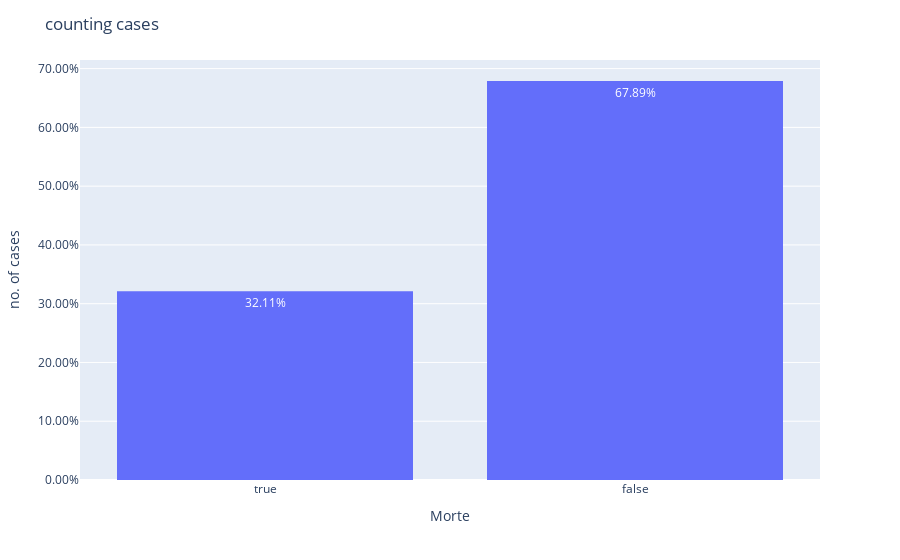

This figure's notebook cell:
### Code cell
fig = px.histogram(df, x=target, text_auto=True, histnorm = "percent")
fig.update_layout(title="counting cases", xaxis_title=target,\
                  yaxis_title="no. of cases",legend_title="target", font=dict(size=12), yaxis={"ticksuffix":"%","tickformat":".2f" })

fig.show()

### Figure 1 — Plotly figure (JSON) as saved in the notebook; plotly's stock layout.template omitted (floating-point values rounded to 4 significant figures; data arrays with more than 128 entries replaced by an {"elided": "..."} marker saying what was removed)
{"data": [{"alignmentgroup": "True", "bingroup": "x", "histnorm": "percent", "hovertemplate": "Morte=%{x}<br>percent=%{y}<extra></extra>", "legendgroup": "", "marker": {"color": "#636efa", "pattern": {"shape": ""}}, "name": "", "offsetgroup": "", "orientation": "v", "showlegend": false, "texttemplate": "%{value}", "type": "histogram", "x": {"elided": "299 bool values"}, "xaxis": "x", "yaxis": "y"}], "layout": {"barmode": "relative", "font": {"size": 12}, "legend": {"title": {"text": "target"}, "tracegroupgap": 0}, "margin": {"t": 60}, "title": {"text": "counting cases"}, "xaxis": {"anchor": "y", "domain": [0, 1], "title": {"text": "Morte"}}, "yaxis": {"anchor": "x", "domain": [0, 1], "tickformat": ".2f", "ticksuffix": "%", "title": {"text": "no. of cases"}}}}
